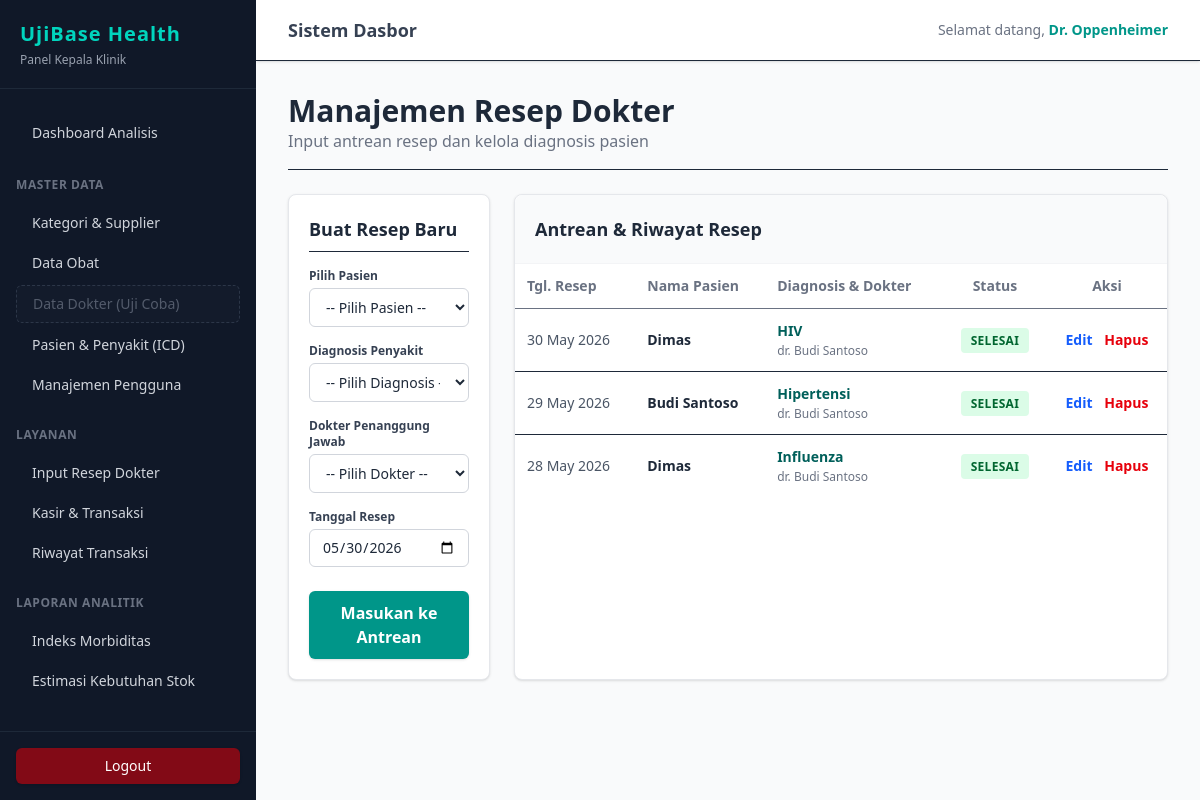
/admin/resep (signed in), run on the app's committed database.
### tables this page shows
CREATE TABLE `resep` (
  `id` int NOT NULL,
  `pasien_id` int NOT NULL,
  `penyakit_id` int NOT NULL,
  `tanggal_resep` date NOT NULL,
  `status_resep` enum('Menunggu','Diproses','Selesai') DEFAULT 'Menunggu',
  `dokter_id` int NOT NULL DEFAULT '1'
);

CREATE TABLE `pasien` (
  `id` int NOT NULL,
  `no_identitas` varchar(30) DEFAULT NULL,
  `nama_pasien` varchar(100) NOT NULL,
  `telepon` varchar(20) DEFAULT NULL,
  `alamat` text,
  `tanggal_daftar` date NOT NULL
);

CREATE TABLE `penyakit` (
  `id` int NOT NULL,
  `kode_icd` varchar(20) DEFAULT NULL,
  `nama_penyakit` varchar(100) NOT NULL,
  `deskripsi` text
);

CREATE TABLE `dokter` (
  `id` int NOT NULL,
  `nama_dokter` varchar(100) NOT NULL,
  `spesialisasi` varchar(100) NOT NULL,
  `telepon` varchar(20) NOT NULL
);

### app/controllers/ResepController.php (called while the page is built, shortened)
<?php
function indexResep($pdo, $basePath) {
    try {
        $query = "SELECT r.*, p.nama_pasien, py.nama_penyakit, py.kode_icd, d.nama_dokter
                  FROM resep r
                  LEFT JOIN pasien p ON r.pasien_id = p.id
                  LEFT JOIN penyakit py ON r.penyakit_id = py.id
                  LEFT JOIN dokter d ON r.dokter_id = d.id
                  ORDER BY r.id DESC";
        $stmt = $pdo->query($query);
        $resep = $stmt->fetchAll();
    } catch (PDOException $e) {
        $_SESSION['error'] = "Terjadi kesalahan SQL: " . $e->getMessage();
        $resep = [];
    }
    require 'views/admin/resep/index.php';
}
?>

### index.php (called while the page is built, shortened)
<?php
require_once 'routes/web.php';
?>

### views/admin/resep/index.php (the view, shortened to what this page needs)
<?php require 'views/partials/header.php'; ?>
<div class="mb-6 border-b pb-4">
    <h1 class="text-3xl font-extrabold text-gray-800">Manajemen Resep Dokter</h1>
    <p class="text-gray-500">Input antrean resep dan kelola diagnosis pasien</p>
</div>
<div class="grid grid-cols-1 lg:grid-cols-4 gap-6 items-start">
    <div class="bg-white p-5 rounded-lg shadow-sm border border-gray-200 lg:col-span-1">
        <h3 class="text-lg font-bold text-gray-800 mb-4 border-b pb-2">Buat Resep Baru</h3>
        <form action="<?= $basePath ?>/admin/resep/store" method="POST" class="space-y-4">
            <div>
                <label class="block text-xs font-bold text-gray-700 mb-1">Pilih Pasien</label>
                <select name="pasien_id" required class="w-full px-3 py-2 border border-gray-300 rounded-md focus:ring-teal-500 outline-none text-sm">
                    <option value="">-- Pilih Pasien --</option>
                </select>
            </div>
            <div>
                <label class="block text-xs font-bold text-gray-700 mb-1">Diagnosis Penyakit</label>
                <select name="penyakit_id" required class="w-full px-3 py-2 border border-gray-300 rounded-md focus:ring-teal-500 outline-none text-sm">
                    <option value="">-- Pilih Diagnosis --</option>
                </select>
            </div>
            <div>
                <label class="block text-xs font-bold text-gray-700 mb-1">Dokter Penanggung Jawab</label>
                <select name="dokter_id" required class="w-full px-3 py-2 border border-gray-300 rounded-md focus:ring-teal-500 outline-none text-sm">
                    <option value="">-- Pilih Dokter --</option>
                </select>
            </div>
            <div>
                <label class="block text-xs font-bold text-gray-700 mb-1">Tanggal Resep</label>
                <input type="date" name="tanggal_resep" required value="<?= date('Y-m-d') ?>" class="w-full px-3 py-2 border border-gray-300 rounded-md focus:ring-teal-500 outline-none text-sm">
            </div>
            <button type="submit" class="w-full bg-teal-600 hover:bg-teal-700 text-white font-bold py-2.5 px-4 rounded-md transition duration-200 mt-2 shadow-sm">
                Masukan ke Antrean
            </button>
        </form>
    </div>
    <div class="bg-white rounded-lg shadow-sm border border-gray-200 lg:col-span-3 flex flex-col h-full">
        <div class="p-5 border-b border-gray-100 bg-gray-50 rounded-t-lg">
            <h3 class="text-lg font-bold text-gray-800">Antrean & Riwayat Resep</h3>
        </div>
        <div class="p-0 overflow-x-auto flex-1">
            <table class="w-full text-left border-collapse text-sm whitespace-nowrap">
                <thead>
                    <tr class="text-gray-500 bg-white border-b">
                        <th class="p-3 font-semibold">Tgl. Resep</th>
                        <th class="p-3 font-semibold">Nama Pasien</th>
                        <th class="p-3 font-semibold">Diagnosis & Dokter</th>
                        <th class="p-3 font-semibold text-center">Status</th>
                        <th class="p-3 font-semibold text-center">Aksi</th>
                    </tr>
                </thead>
                <tbody>
                    <?php if (!empty($resep)): ?>
                        <?php foreach($resep as $row): ?>
                        <tr class="hover:bg-gray-50 transition border-b last:border-b-0">
                            <td class="p-3 text-gray-600 font-medium"><?= date('d M Y', strtotime($row['tanggal_resep'])) ?></td>
                            <td class="p-3 font-bold text-gray-800"><?= htmlspecialchars($row['nama_pasien']) ?></td>
                            <td class="p-3">
                                <div class="font-bold text-teal-800"><?= htmlspecialchars($row['nama_penyakit']) ?></div>
                                <div class="text-xs text-gray-500 mt-0.5"><?= htmlspecialchars($row['nama_dokter']) ?></div>
                            </td>
                            <td class="p-3 text-center">
                                <?php
                                    $bg = 'bg-yellow-100 text-yellow-800';
                                    if ($row['status_resep'] === 'Selesai') $bg = 'bg-green-100 text-green-800';
                                ?>
                                <span class="<?= $bg ?> px-2.5 py-1 rounded-sm text-xs font-bold uppercase tracking-wide">
                                    <?= htmlspecialchars($row['status_resep']) ?>
                                </span>
                            </td>
                            <td class="p-3 text-center">
                                <a href="<?= $basePath ?>/admin/resep/edit?id=<?= $row['id'] ?>" class="text-blue-600 hover:text-blue-800 font-semibold mr-2">Edit</a>
                                <a href="<?= $basePath ?>/admin/resep/delete?id=<?= $row['id'] ?>" onclick="return confirm('Hapus resep ini?');" class="text-red-600 hover:text-red-800 font-semibold">Hapus</a>
                            </td>
                        </tr>
                        <?php endforeach; ?>
                    <?php else: ?>
                        <tr>
                            <td colspan="5" class="p-6 text-center text-gray-400 italic">Belum ada antrean resep.</td>
                        </tr>
                    <?php endif; ?>
                </tbody>
            </table>
        </div>
    </div>
</div>
<?php require 'views/partials/footer.php'; ?>

### data on the page
resep: tanggal_resep "30 May 2026", pasien.nama_pasien "Dimas", penyakit.nama_penyakit "HIV", dokter.nama_dokter "dr. Budi Santoso", status_resep "SELESAI"
resep: tanggal_resep "29 May 2026", pasien.nama_pasien "Budi Santoso", penyakit.nama_penyakit "Hipertensi", dokter.nama_dokter "dr. Budi Santoso", status_resep "SELESAI"
resep: tanggal_resep "28 May 2026", pasien.nama_pasien "Dimas", penyakit.nama_penyakit "Influenza", dokter.nama_dokter "dr. Budi Santoso", status_resep "SELESAI"

### other printed values
$_SESSION['role'] "Kepala Klinik"
$_SESSION['nama_lengkap'] "Dr. Oppenheimer"
